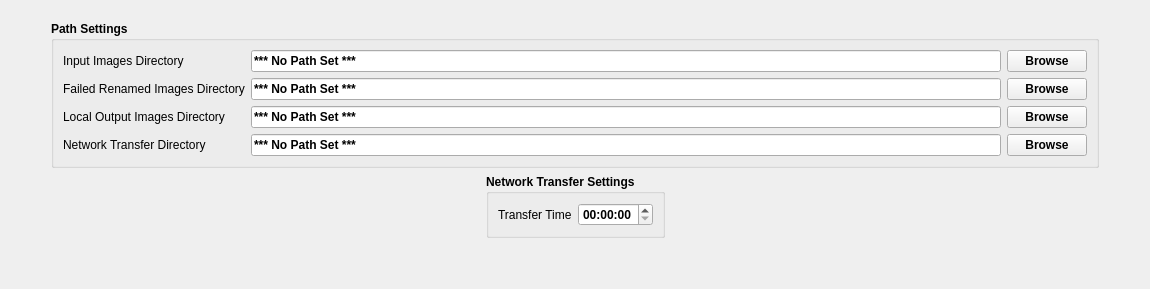
      <widget class="QWidget" name="tab_2">
       <attribute name="title">
        <string>File and Transfer Settings</string>
       </attribute>
       <layout class="QGridLayout" name="gridLayout_14">
        <item row="1" column="0">
         <layout class="QHBoxLayout" name="horizontalLayout_8">
          <item>
           <spacer name="horizontalSpacer_8">
            <property name="orientation">
             <enum>Qt::Horizontal</enum>
            </property>
            <property name="sizeHint" stdset="0">
             <size>
              <width>40</width>
              <height>20</height>
             </size>
            </property>
           </spacer>
          </item>
          <item>
           <widget class="QGroupBox" name="groupBox_5">
            <property name="font">
             <font>
              <weight>75</weight>
              <bold>true</bold>
             </font>
            </property>
            <property name="title">
             <string>Path Settings</string>
            </property>
            <layout class="QGridLayout" name="gridLayout_16">
             <item row="0" column="0">
              <layout class="QGridLayout" name="gridLayout_15">
               <item row="0" column="1">
                <widget class="QLineEdit" name="file_transfer_input_images_line_edit">
                 <property name="sizePolicy">
                  <sizepolicy hsizetype="Minimum" vsizetype="Fixed">
                   <horstretch>0</horstretch>
                   <verstretch>0</verstretch>
                  </sizepolicy>
                 </property>
                 <property name="minimumSize">
                  <size>
                   <width>750</width>
                   <height>0</height>
                  </size>
                 </property>
                 <property name="text">
                  <string>*** No Path Set ***</string>
                 </property>
                </widget>
               </item>
               <item row="2" column="1">
                <widget class="QLineEdit" name="file_transfer_local_output_line_edit">
                 <property name="text">
                  <string>*** No Path Set ***</string>
                 </property>
                </widget>
               </item>
               <item row="1" column="1">
                <widget class="QLineEdit" name="file_transfer_failed_rename_images_line_edit">
                 <property name="text">
                  <string>*** No Path Set ***</string>
                 </property>
                </widget>
               </item>
               <item row="2" column="0">
                <widget class="QLabel" name="label_45">
                 <property name="font">
                  <font>
                   <weight>50</weight>
                   <bold>false</bold>
                  </font>
                 </property>
                 <property name="text">
                  <string>Local Output Images Directory</string>
                 </property>
                </widget>
               </item>
               <item row="2" column="2">
                <widget class="QPushButton" name="file_transfer_local_output_browse_button">
                 <property name="text">
                  <string>Browse</string>
                 </property>
                </widget>
               </item>
               <item row="1" column="0">
                <widget class="QLabel" name="label_46">
                 <property name="font">
                  <font>
                   <weight>50</weight>
                   <bold>false</bold>
                  </font>
                 </property>
                 <property name="text">
                  <string>Failed Renamed Images Directory</string>
                 </property>
                </widget>
               </item>
               <item row="0" column="2">
                <widget class="QPushButton" name="file_transfer_input_images_browse_button">
                 <property name="text">
                  <string>Browse</string>
                 </property>
                </widget>
               </item>
               <item row="1" column="2">
                <widget class="QPushButton" name="file_transfer_failed_rename_images_browse_button">
                 <property name="text">
                  <string>Browse</string>
                 </property>
                </widget>
               </item>
               <item row="0" column="0">
                <widget class="QLabel" name="label_47">
                 <property name="font">
                  <font>
                   <weight>50</weight>
                   <bold>false</bold>
                  </font>
                 </property>
                 <property name="text">
                  <string>Input Images Directory</string>
                 </property>
                </widget>
               </item>
               <item row="3" column="0">
                <widget class="QLabel" name="label_48">
                 <property name="font">
                  <font>
                   <weight>50</weight>
                   <bold>false</bold>
                  </font>
                 </property>
                 <property name="toolTip">
                  <string/>
                 </property>
                 <property name="toolTipDuration">
                  <number>-1</number>
                 </property>
                 <property name="text">
                  <string>Network Transfer Directory</string>
                 </property>
                </widget>
               </item>
               <item row="3" column="1">
                <widget class="QLineEdit" name="file_transfer_network_transfer_line_edit">
                 <property name="text">
                  <string>*** No Path Set ***</string>
                 </property>
                </widget>
               </item>
               <item row="3" column="2">
                <widget class="QPushButton" name="file_transfer_network_transfer_browse_button">
                 <property name="text">
                  <string>Browse</string>
                 </property>
                </widget>
               </item>
              </layout>
             </item>
            </layout>
           </widget>
          </item>
          <item>
           <spacer name="horizontalSpacer_9">
            <property name="orientation">
             <enum>Qt::Horizontal</enum>
            </property>
            <property name="sizeHint" stdset="0">
             <size>
              <width>40</width>
              <height>20</height>
             </size>
            </property>
           </spacer>
          </item>
         </layout>
        </item>
        <item row="2" column="0">
         <layout class="QHBoxLayout" name="horizontalLayout_10">
          <item>
           <spacer name="horizontalSpacer_10">
            <property name="orientation">
             <enum>Qt::Horizontal</enum>
            </property>
            <property name="sizeHint" stdset="0">
             <size>
              <width>40</width>
              <height>20</height>
             </size>
            </property>
           </spacer>
          </item>
          <item>
           <widget class="QGroupBox" name="groupBox_6">
            <property name="font">
             <font>
              <weight>75</weight>
              <bold>true</bold>
             </font>
            </property>
            <property name="title">
             <string>Network Transfer Settings</string>
            </property>
            <layout class="QGridLayout" name="gridLayout_17">
             <item row="0" column="0">
              <layout class="QGridLayout" name="gridLayout_18">
               <item row="0" column="0">
                <widget class="QLabel" name="label_49">
                 <property name="font">
                  <font>
                   <weight>50</weight>
                   <bold>false</bold>
                  </font>
                 </property>
                 <property name="text">
                  <string>Transfer Time</string>
                 </property>
                </widget>
               </item>
               <item row="0" column="1">
                <widget class="QTimeEdit" name="file_transfer_transfer_time_edit">
                 <property name="currentSection">
                  <enum>QDateTimeEdit::MinuteSection</enum>
                 </property>
                </widget>
               </item>
              </layout>
             </item>
            </layout>
           </widget>
          </item>
          <item>
           <spacer name="horizontalSpacer_11">
            <property name="orientation">
             <enum>Qt::Horizontal</enum>
            </property>
            <property name="sizeHint" stdset="0">
             <size>
              <width>40</width>
              <height>20</height>
             </size>
            </property>
           </spacer>
          </item>
         </layout>
        </item>
        <item row="3" column="0">
         <spacer name="verticalSpacer_3">
          <property name="orientation">
           <enum>Qt::Vertical</enum>
          </property>
          <property name="sizeHint" stdset="0">
           <size>
            <width>20</width>
            <height>40</height>
           </size>
          </property>
         </spacer>
        </item>
        <item row="0" column="0">
         <spacer name="verticalSpacer_6">
          <property name="orientation">
           <enum>Qt::Vertical</enum>
          </property>
          <property name="sizeType">
           <enum>QSizePolicy::Fixed</enum>
          </property>
          <property name="sizeHint" stdset="0">
           <size>
            <width>20</width>
            <height>10</height>
           </size>
          </property>
         </spacer>
        </item>
       </layout>
      </widget>
